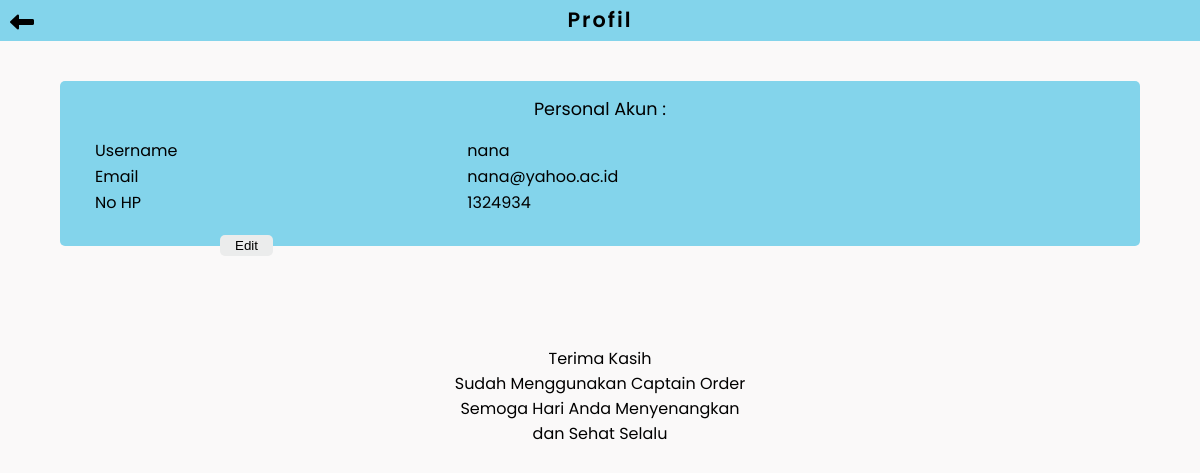
The app's page /customer/user/profile.php (signed in) with its own data.
### tables this page shows
CREATE TABLE `customer` (
  `id` int(11) NOT NULL,
  `username` varchar(50) NOT NULL,
  `password` varchar(8) NOT NULL,
  `name` varchar(50) NOT NULL,
  `join_date` timestamp NOT NULL DEFAULT current_timestamp() ON UPDATE current_timestamp(),
  `email` varchar(20) NOT NULL,
  `phone_number` varchar(13) NOT NULL
);

### customer/user/profile.php (the view, shortened to what this page needs)
<?php
include '../../inc/koneksi.php';
    $sql_cek="SELECT *FROM customer WHERE id='".$_SESSION['ses_id']."'";
    $query_cek = mysqli_query($koneksi, $sql_cek);
  $data_cek = mysqli_fetch_array($query_cek,MYSQLI_ASSOC);
 ?>
<!DOCTYPE html>
<html lang="en">
<head>
    <link rel="stylesheet" href="../../dist/css/style.css">
</head>
<body>
    <header class="head-profil">
        <a href="../store/stores.php"><i class="fas fa-long-arrow-alt-left" id="arrow"></i></a>
        <h2>Profil</h2>
    </header>
    <main>
        <div class="konten-profil">
            <h3>Personal Akun : </h3>
            <table>
                <tr>
                    <td>Username</td>
                    <td><?=$data_cek['username'] ;?></td>
                </tr>
                <tr>
                    <td>Email</td>
                    <td><?=$data_cek['email'] ;?></td>
                </tr>
                <tr>
                    <td>No HP</td>
                    <td><?= $data_cek['phone_number']; ?></td>
                </tr>
            </table>
            <a href="./setting.php?kode=<?= $data_cek['id']; ?>"><button>Edit</button></a>
        </div>
        <div class="note-profil">
            <p>Terima Kasih</p>
            <p>Sudah Menggunakan Captain Order</p>
            <p>Semoga Hari Anda Menyenangkan</p>
            <p>dan Sehat Selalu</p>
        </div>
    </main>
</body>
</html>

### records on screen
customer: username "nana", email "nana@yahoo.ac.id", phone_number "1324934"
